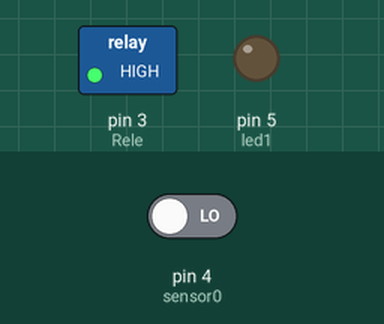
Bench run of a sketch on a simulated Arduino Uno, built with avr-gcc and run on an emulated ATmega328P. On the bench: switched loads named in the sketch (green lamp = pin HIGH), output pins drawn as LEDs (lit = HIGH). The inputs (shaded band) are chosen by the test bench; at power-on: pin 4 (sensor0) LOW.

Above: at 0.1 s.
Timing chart, 0 to 1.6 s (numbered marks = the images above):
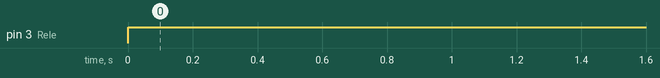

The sketch:

Bomba_de_agua.ino
```cpp
/*
FUNDACION KINAL
CENTRO: Educativo Tecnico Laboral Kinal
Perito en Electronica
Quinto Perito
SECCION: A
CURSO: Taller de Electronica Digital y Reparacion de Computadoras
Proyecto: Bomba de Agua
ALUMNOS: Jose Javier Juarez Rivera
CARNET: 2022252
*/

#define Rele 3
#define sensor0 4
#define led1 5

void setup() {
  // Define los pines como entradas o salidas
  pinMode(Rele, OUTPUT);
  pinMode(led1,OUTPUT);
  pinMode(sensor0,INPUT);

}

void loop() {
  bool estado_LED_0 = digitalRead(sensor0); //leer el transistor y guardar en la variable
  if(estado_LED_0 ==HIGH)
{
  digitalWrite(Rele,HIGH);
  digitalWrite(led1,LOW);
 }
 if(estado_LED_0 ==LOW)
 {
  digitalWrite(Rele,HIGH);
  digitalWrite(led1,LOW);
   }
 }
```

Measured:
- by itself, pin 3 (Rele): LOW → HIGH at 0.00 s
